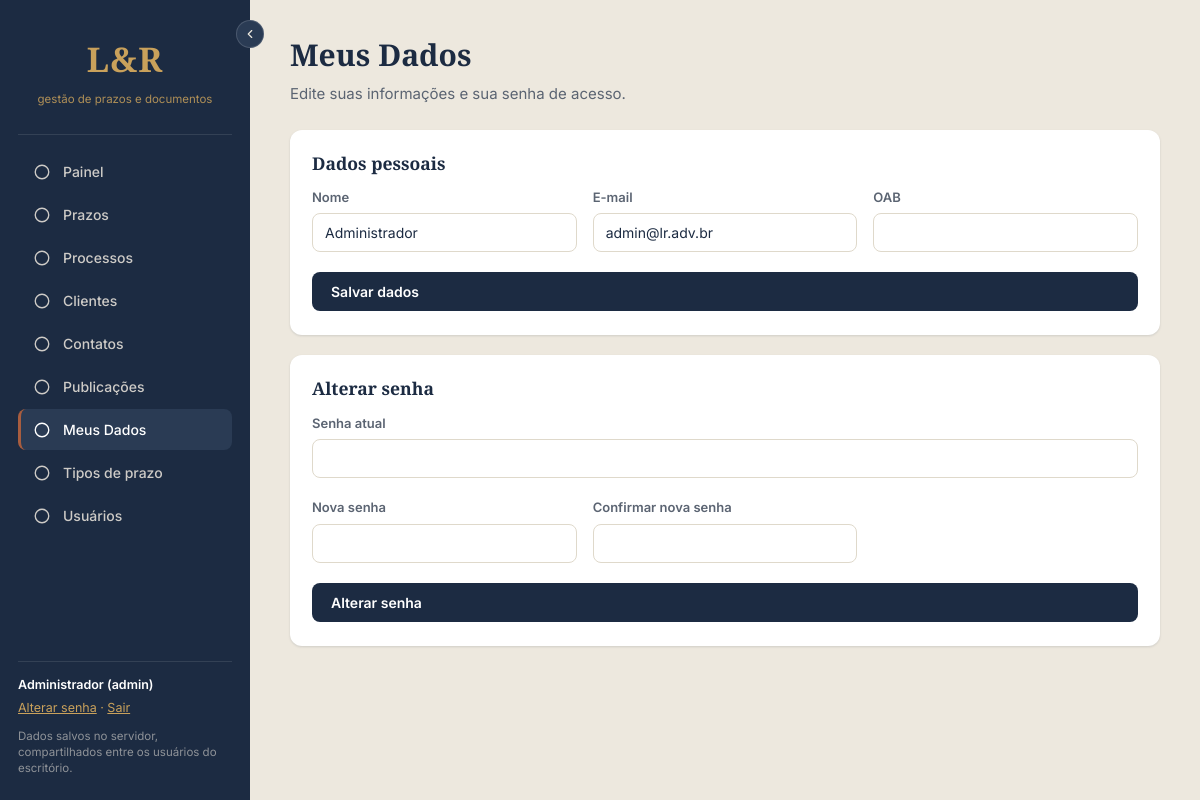
Page /modules/meus_dados/index.php (signed in) on the committed database.
### tables this page shows
CREATE TABLE IF NOT EXISTS usuarios (
    id              INT UNSIGNED AUTO_INCREMENT PRIMARY KEY,
    nome            VARCHAR(150) NOT NULL,
    email           VARCHAR(150) NOT NULL UNIQUE,
    senha_hash      VARCHAR(255) NOT NULL,
    cargo           ENUM('admin','advogado','atendente') NOT NULL DEFAULT 'atendente',
    oab             VARCHAR(30) NULL,
    ativo           TINYINT(1) NOT NULL DEFAULT 1,
    criado_em       DATETIME NOT NULL DEFAULT CURRENT_TIMESTAMP,
    atualizado_em   DATETIME NOT NULL DEFAULT CURRENT_TIMESTAMP ON UPDATE CURRENT_TIMESTAMP
);

### includes/menu.php (called while the page is built)
<?php
return [
    [
        'chave' => 'painel',
        'rotulo' => 'Painel',
        'url' => BASE_URL . '/modules/painel/index.php',
        'icone' => 'grid',
    ],
    [
        'chave' => 'prazos',
        'rotulo' => 'Prazos',
        'url' => BASE_URL . '/modules/prazos/index.php',
        'icone' => 'clock',
    ],
    [
        'chave' => 'processos',
        'rotulo' => 'Processos',
        'url' => BASE_URL . '/modules/processos/index.php',
        'icone' => 'briefcase',
    ],
    [
        'chave' => 'clientes',
        'rotulo' => 'Clientes',
        'url' => BASE_URL . '/modules/clientes/index.php',
        'icone' => 'list',
    ],
    [
        'chave' => 'contatos',
        'rotulo' => 'Contatos',
        'url' => BASE_URL . '/modules/contatos/index.php',
        'icone' => 'user-plus',
    ],
    [
        'chave' => 'publicacoes',
        'rotulo' => 'Publicações',
        'url' => BASE_URL . '/modules/publicacoes/index.php',
        'icone' => 'mail',
    ],
    [
        'chave' => 'meus_dados',
        'rotulo' => 'Meus Dados',
        'url' => BASE_URL . '/modules/meus_dados/index.php',
        'icone' => 'settings',
    ],
    [
        'chave' => 'tipos_prazo',
        'rotulo' => 'Tipos de prazo',
        'url' => BASE_URL . '/modules/tipos_prazo/index.php',
        'icone' => 'shuffle',
    ],
    [
        'chave' => 'usuarios',
        'rotulo' => 'Usuários',
        'url' => BASE_URL . '/modules/usuarios/index.php',
        'icone' => 'user-circle',
    ],
];

### includes/auth.php (called while the page is built, shortened)
<?php
function usuarioLogado(): ?array
{
    return $_SESSION['usuario'] ?? null;
}

### modules/meus_dados/index.php (the view, shortened to what this page needs)
<?php
require_once __DIR__ . '/../../includes/auth.php';
$usuarioSessao = exigirLogin();
$pdo = getConexao();
$stmt = $pdo->prepare('SELECT * FROM usuarios WHERE id = ?');
$stmt->execute([$usuarioSessao['id']]);
$meuUsuario = $stmt->fetch();
$paginaAtiva = 'meus_dados';
require __DIR__ . '/../../includes/cabecalho.php';
?>
<div class="pagina-cabecalho">
    <h1>Meus Dados</h1>
    <p>Edite suas informações e sua senha de acesso.</p>
</div>
<div class="card" style="margin-bottom: 20px;">
    <h3>Dados pessoais</h3>
    <form method="post" class="form-grade" style="margin-top: 12px;">
        <div class="campo">
            <label>Nome</label>
            <input type="text" name="nome" value="<?= htmlspecialchars($meuUsuario['nome']) ?>" required>
        </div>
        <div class="campo">
            <label>E-mail</label>
            <input type="email" value="<?= htmlspecialchars($meuUsuario['email']) ?>" disabled>
        </div>
        <div class="campo">
            <label>OAB</label>
            <input type="text" name="oab" value="<?= htmlspecialchars($meuUsuario['oab'] ?? '') ?>">
        </div>
        <div class="campo campo-largo">
            <button type="submit" class="botao botao-primario">Salvar dados</button>
        </div>
    </form>
</div>
<div class="card">
    <h3>Alterar senha</h3>
    <form method="post" class="form-grade" style="margin-top: 12px;">
        <div class="campo campo-largo">
            <label>Senha atual</label>
            <input type="password" name="senha_atual" required>
        </div>
        <div class="campo">
            <label>Nova senha</label>
            <input type="password" name="senha_nova" required minlength="8">
        </div>
        <div class="campo">
            <label>Confirmar nova senha</label>
            <input type="password" name="senha_confirmacao" required minlength="8">
        </div>
        <div class="campo campo-largo">
            <button type="submit" class="botao botao-primario">Alterar senha</button>
        </div>
    </form>
</div>
<?php require __DIR__ . '/../../includes/rodape.php'; ?>

### includes/cabecalho.php (shortened to what this page needs)
<?php
require_once __DIR__ . '/icones.php';
$usuario = usuarioLogado();
$itensMenu = require __DIR__ . '/menu.php';
?>
<!DOCTYPE html>
<html lang="pt-BR">
<head>
    <link rel="stylesheet" href="<?= BASE_URL ?>/assets/css/style.css">
</head>
<body>
<div class="app-shell">
    <aside class="sidebar" id="sidebar">
        <button type="button" class="sidebar-toggle" id="sidebarToggle" aria-label="Recolher menu">
            <svg viewBox="0 0 24 24" fill="none" stroke="currentColor" stroke-width="2" stroke-linecap="round" stroke-linejoin="round"><polyline points="15 18 9 12 15 6"/></svg>
        </button>
        <div class="marca">
            <span class="marca-letra">L&amp;R</span>
            <span class="marca-subtitulo">gestão de prazos e documentos</span>
        </div>
        <nav class="menu">
            <?php foreach ($itensMenu as $item): ?>
                <a href="<?= $item['url'] ?>" class="menu-item <?= ($paginaAtiva ?? '') === $item['chave'] ? 'ativo' : '' ?>">
                    <?= icone($item['icone']) ?>
                    <span><?= htmlspecialchars($item['rotulo']) ?></span>
                </a>
            <?php endforeach; ?>
        </nav>
        <div class="sidebar-rodape">
            <p class="usuario-nome"><?= htmlspecialchars($usuario['nome'] ?? '') ?> (<?= htmlspecialchars($usuario['cargo'] ?? '') ?>)</p>
            <p class="usuario-links">
                <a href="<?= BASE_URL ?>/modules/meus_dados/index.php">Alterar senha</a>
                &middot;
                <a href="<?= BASE_URL ?>/logout.php">Sair</a>
            </p>
            <p class="sidebar-nota">Dados salvos no servidor, compartilhados entre os usuários do escritório.</p>
        </div>
    </aside>
    <main class="conteudo">

### assets/css/style.css (style rules this page uses)
:root { --azul-marinho: #1C2B42; --azul-marinho-claro: #2A3B54; --terracota: #A85D3F; --dourado: #C9A15B; --creme: #EDE8DE; --branco: #FFFFFF; --texto-escuro: #1C2B42; --texto-suave: #5B6472; --verde: #4C7A52; --vermelho: #B14A4A; --amarelo: #C97B2E; --linha: #DFD9CB; --sombra: 0 1px 3px rgba(28, 43, 66, 0.08), 0 1px 2px rgba(28, 43, 66, 0.06); }
* { box-sizing: border-box; }
body { margin: 0; font-family: 'Inter', system-ui, sans-serif; background: var(--creme); color: var(--texto-escuro); font-size: 15px; line-height: 1.5; }
h1, h2, h3, h4 { font-family: 'Source Serif 4', Georgia, serif; font-weight: 600; margin: 0 0 6px; }
a { color: inherit; text-decoration: none; }
.app-shell { display: flex; min-height: 100vh; }
.sidebar { width: 250px; flex-shrink: 0; background: var(--azul-marinho); color: var(--creme); display: flex; flex-direction: column; padding: 24px 18px; position: relative; transition: width 0.2s ease, padding 0.2s ease; }
.sidebar-toggle { position: absolute; top: 20px; right: -14px; width: 28px; height: 28px; border-radius: 50%; background: var(--azul-marinho-claro); border: 1px solid rgba(255,255,255,0.15); color: var(--creme); display: flex; align-items: center; justify-content: center; cursor: pointer; }
.marca { text-align: center; padding: 10px 0 26px; border-bottom: 1px solid rgba(255,255,255,0.1); margin-bottom: 16px; }
.marca-letra { display: block; font-family: 'Source Serif 4', serif; font-size: 34px; font-weight: 700; color: var(--dourado); letter-spacing: 0.03em; }
.marca-subtitulo { display: block; font-size: 11.5px; color: var(--dourado); opacity: 0.85; margin-top: 6px; }
.menu { display: flex; flex-direction: column; gap: 2px; flex: 1; }
.menu-item { display: flex; align-items: center; gap: 12px; padding: 10px 12px; border-radius: 8px; color: rgba(237, 232, 222, 0.85); border-left: 3px solid transparent; font-size: 14px; font-weight: 500; }
.menu-item.ativo { background: var(--azul-marinho-claro); border-left-color: var(--terracota); color: var(--branco); }
.sidebar-rodape { border-top: 1px solid rgba(255,255,255,0.1); padding-top: 14px; margin-top: 14px; font-size: 12.5px; }
.usuario-nome { margin: 0 0 4px; font-weight: 600; color: var(--branco); }
.usuario-links { margin: 0 0 10px; color: var(--dourado); }
.usuario-links a { text-decoration: underline; }
.sidebar-nota { margin: 0; color: rgba(237, 232, 222, 0.55); font-size: 11.5px; line-height: 1.4; }
.conteudo { flex: 1; padding: 32px 40px; max-width: 1200px; }
.pagina-cabecalho { margin-bottom: 24px; }
.pagina-cabecalho p { color: var(--texto-suave); margin: 0; }
.card { background: var(--branco); border-radius: 12px; box-shadow: var(--sombra); padding: 20px 22px; margin-bottom: 20px; }
.botao { display: inline-flex; align-items: center; gap: 8px; padding: 10px 18px; border-radius: 8px; border: 1px solid transparent; font-size: 14px; font-weight: 600; cursor: pointer; font-family: inherit; }
.botao-primario { background: var(--azul-marinho); color: var(--branco); }
.form-grade { display: grid; grid-template-columns: repeat(auto-fit, minmax(220px, 1fr)); gap: 16px; }
.campo { display: flex; flex-direction: column; gap: 6px; margin-bottom: 4px; }
.campo label { font-size: 13px; font-weight: 600; color: var(--texto-suave); }
.campo-largo { grid-column: 1 / -1; }
input, select, textarea { font-family: inherit; font-size: 14px; padding: 10px 12px; border: 1px solid var(--linha); border-radius: 8px; background: var(--branco); color: var(--texto-escuro); }

### rows in the picture
usuarios: nome "Administrador", cargo "admin", email "admin@lr.adv.br"

### other values in the picture
$item['rotulo'] "Painel"
$item['rotulo'] "Prazos"
$item['rotulo'] "Processos"
$item['rotulo'] "Clientes"
$item['rotulo'] "Contatos"
$item['rotulo'] "Publicações"
$item['rotulo'] "Meus Dados"
$item['rotulo'] "Tipos de prazo"
$item['rotulo'] "Usuários"
